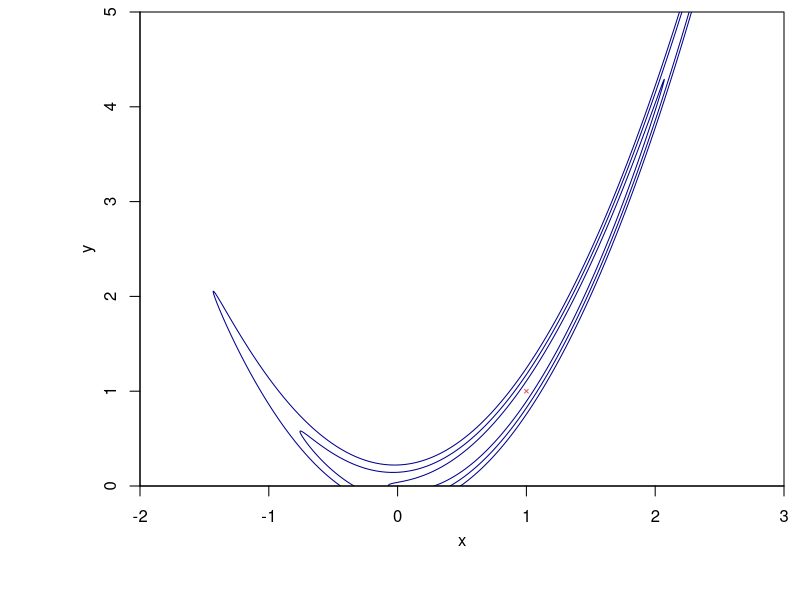
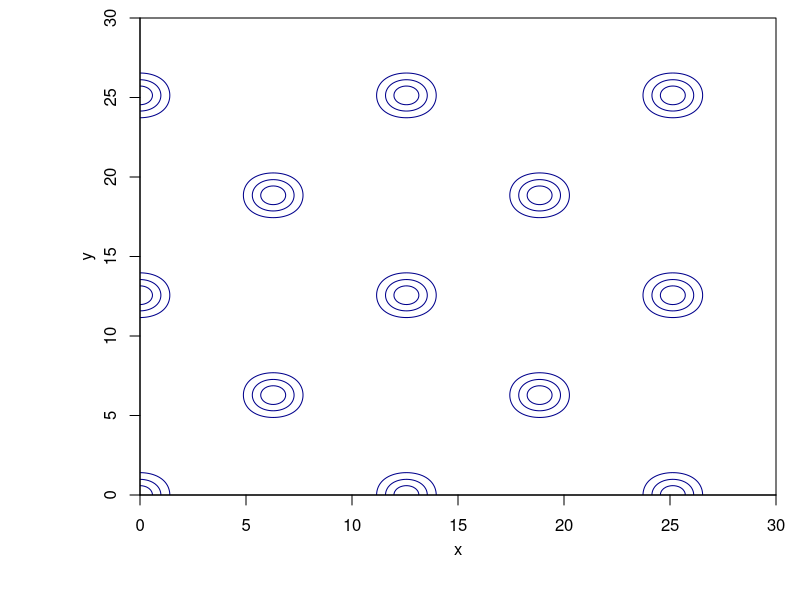
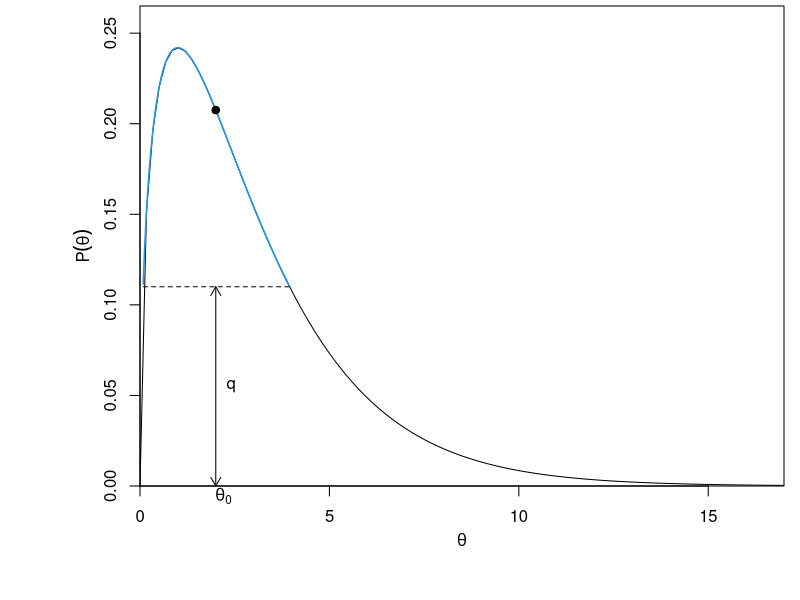
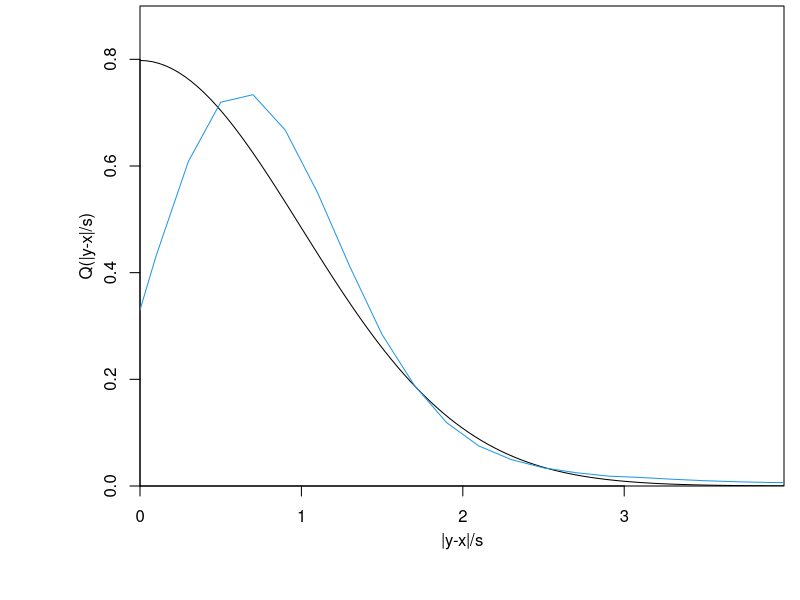
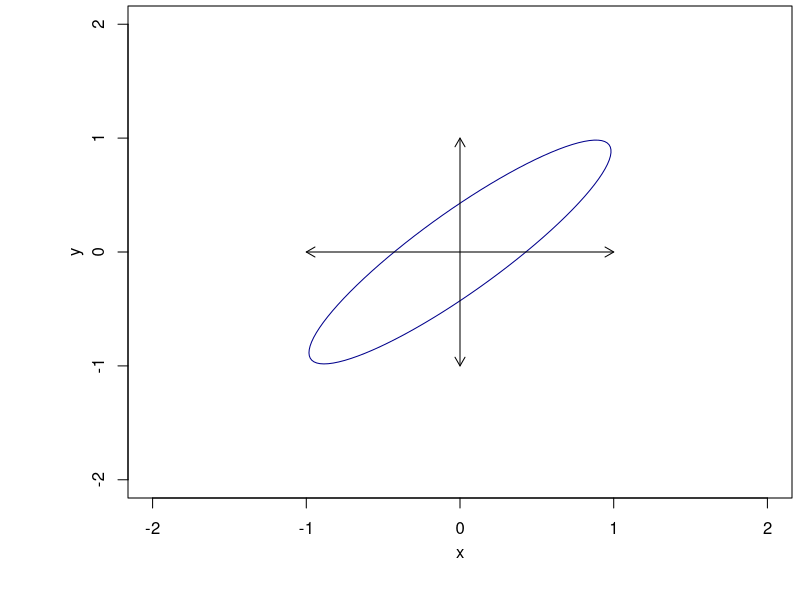
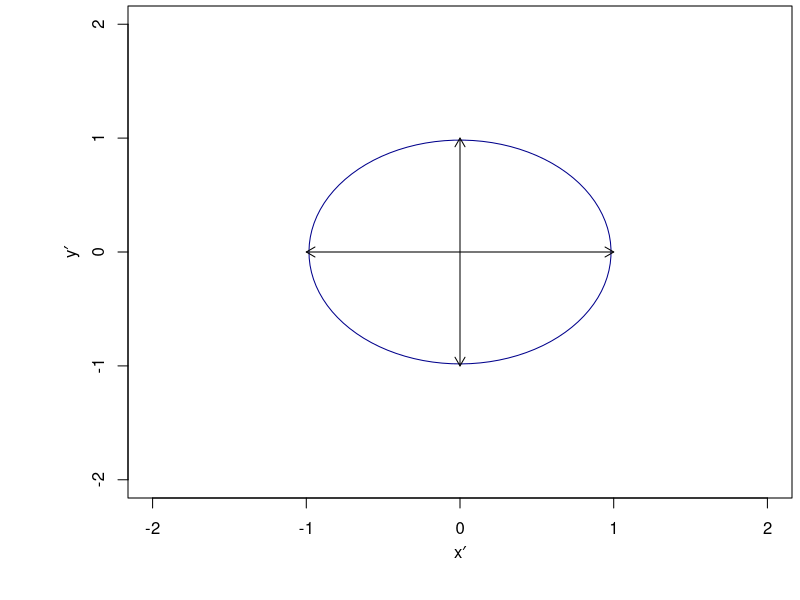
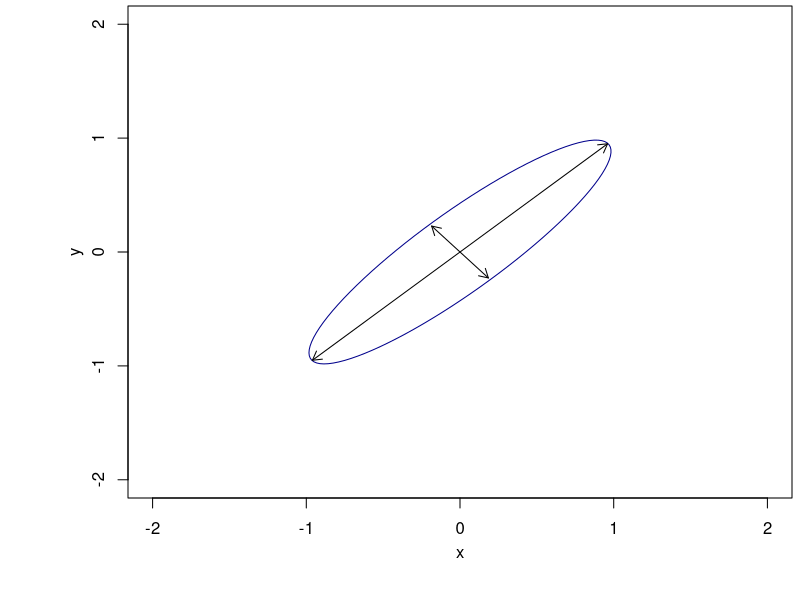
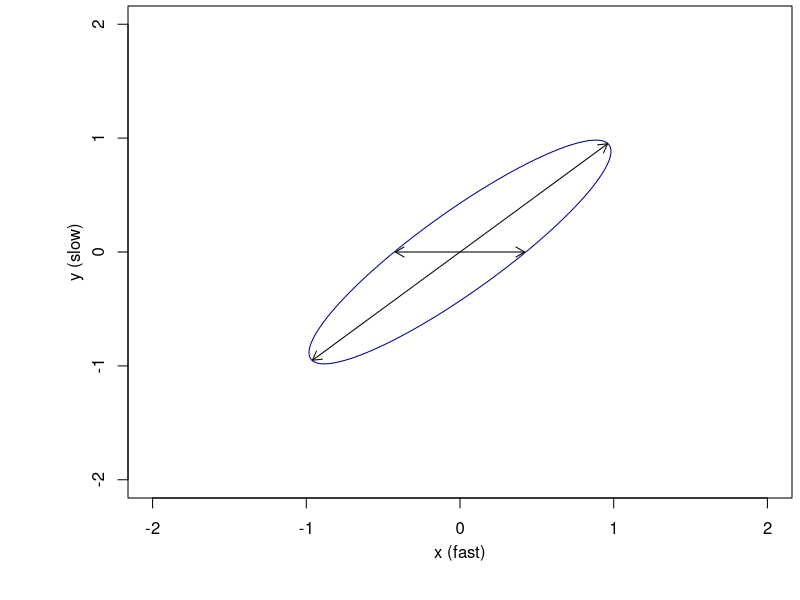

Recreate these plots in R, in order. (Note: this script raises an error after producing the figures.)
require(ellipse)
open.png = function(name, width=3.05, height=2.8, units='in', resolution=300, points=9, xmin=0.15,xmax=0.99,ymin=0.17,ymax=0.99,plt=c(xmin,xmax,ymin,ymax), mgp=c(2.2,1,0), pch=".", ...) {
 png(name, width=width, height=height, pointsize=points, units=units, res=resolution)
 par(plt=plt, mgp=mgp, pch=pch, ...)
}
blue.shading = c("#89BAF5", "#DEEBFA")

Rosenbrock.lnP = function(x, y, a=1.0, b=100.0) -( (a-x)^2 + b*(y-x^2)^2 )
ros = expand.grid(x=seq(-2, 3, 0.0025), y=seq(0, 5, 0.0025))
ros$z = Rosenbrock.lnP(ros$x, ros$y)

eggbox.lnP = function(x,y) (2.0 + cos(0.5*x)*cos(0.5*y))^3
egg = expand.grid(x=seq(0, 30, 0.1), y=seq(0, 30, 0.1))
egg$z = eggbox.lnP(egg$x, egg$y)

open.png('mc2_rosenbrock.png', resolution=200, height=2.5, xmin=0.175, ymin=0.19, xmax=0.98, ymax=0.98)
par(xaxs='i', yaxs='i')
contour(unique(ros$x), unique(ros$y), -2*matrix(ros$z, length(unique(ros$y))), lev=qchisq(pchisq((1:3)^2, 1), 2), col='darkblue', drawlabels=F, xlab='x', ylab='y')
points(ros[which.max(ros$z),1:2], col=2, pch=4, cex=0.5)
dev.off()

open.png('mc2_eggbox.png', resolution=200, height=2.8, xmin=0.175, ymin=0.175, xmax=0.97, ymax=0.97)
par(xaxs='i', yaxs='i')
contour(unique(egg$x), unique(egg$y), -2*matrix(egg$z-max(egg$z), length(unique(egg$y))), lev=qchisq(pchisq((1:3)^2, 1), 2), col='darkblue', drawlabels=F, xlab='x', ylab='y')
dev.off()

open.png('mc2_slice.png', resolution=200, height=2.5, xmin=0.175, ymin=0.19, xmax=0.98)
par(xaxs='i', yaxs='i')
plot(1, 1, type='n', axes=F, xlim=c(0, 17), ylim=c(0, 0.265), xlab=expression(theta), ylab=expression(P(theta)))
curve(dchisq(x,3), add=T)
xx = seq(0, 5, len=1000)
yy = dchisq(xx,3)
j = which(yy >= 0.11)
points(xx[j], yy[j], type='l', col=4, lwd=1.5)
segments(xx[j][1], 0.11, x1=xx[rev(j)][1], lty=2)
##polygon(xx, dchisq(xx,3), col=blue.shading[2], border=4)
points(2, dchisq(2,3), pch=19)
axis(1)
axis(2)
box()
mtext(expression(theta[0]), 1, at=2.2, line=0.1)
arrows(2, 0, y1=0.11, code=3, length=0.1)
text(2.4, 0.055, 'q')
dev.off()

yy = c(rexp(300000), sqrt(rchisq(600000, 2)/2))
h = hist(yy, breaks=100, plot=F)
open.png('mc2_steplength.png', resolution=200, height=2.5, xmin=0.175, ymin=0.19, xmax=0.98)
par(xaxs='i', yaxs='i')
plot(1, 1, type='n', xlim=c(0, 3.99), ylim=c(0, 0.9), xlab='|y-x|/s', ylab='Q(|y-x|/s)')
curve(2*dnorm(x), add=T)
points(c(0, h$mids), c(0.33, h$density), type='l', col=4)
dev.off()

open.png('mc2_reparam0.png', resolution=200, xmin=0.16)
plot(ellipse(0.9, lev=pchisq(0.25,1)), type='l', col='darkblue', xlab='x', ylab='y', xlim=c(-2,2), ylim=c(-2,2))
arrows(-1, 0, x1=1, length=0.1, code=3)
arrows(0, -1, y1=1, length=0.1, code=3)
dev.off()

open.png('mc2_reparam1.png', resolution=200, xmin=0.16)
plot(ellipse(0, lev=pchisq(0.25,1)), type='l', col='darkblue', xlab=expression(x*minute), ylab=expression(y*minute), xlim=c(-2,2), ylim=c(-2,2))
arrows(-1, 0, x1=1, length=0.1, code=3)
arrows(0, -1, y1=1, length=0.1, code=3)
dev.off()

open.png('mc2_reparam2.png', resolution=200, xmin=0.16)
plot(ellipse(0.9, lev=pchisq(0.25,1)), type='l', col='darkblue', xlab='x', ylab='y', xlim=c(-2,2), ylim=c(-2,2))
y = 0.96
arrows(-y, -y*0.99, x1=y, y1=y*0.99, length=0.1, code=3)
y = 0.217
arrows(y*0.85, -y*1.05, x1=-y*0.85, y1=y*1.05, length=0.1, code=3)
dev.off()

open.png('mc2_reparam3.png', resolution=200, xmin=0.16)
plot(ellipse(0.9, lev=pchisq(0.25,1)), type='l', col='darkblue', xlab='x (fast)', ylab='y (slow)', xlim=c(-2,2), ylim=c(-2,2))
y = 0.96
arrows(-y, -y*0.99, x1=y, y1=y*0.99, length=0.1, code=3)
y = 0.42
arrows(-y, 0, x1=y, length=0.1, code=3)
dev.off()



post = function(x, y, sx=1, sy=1, r=-0.75) -0.5/(1-r^2)*( (x/sx)^2 + (y/sy)^2 -2*r*(x/sx)*(y/sy) ) 

metro = matrix(NA, 1000, 2)
metro[1,] = c(3,3)
lnp = post(metro[1,1], metro[1,2])
for (i in 2:nrow(metro)) {
    prop = metro[i-1,] + rnorm(ncol(metro), 0, 0.5)
    lnp.prop = post(prop[1], prop[2])
    if (log(runif(1)) <= lnp.prop-lnp) {
        lnp = lnp.prop
        metro[i,] = prop
    } else {
        metro[i,] = metro[i-1,]
    }
}

gibbs = metro
r = -0.75; sx=1; sy=1
for (i in 2:nrow(gibbs)) {
    if (i %% 2 == 0) {
        gibbs[i,] = c(rnorm(1, r*sx/sy*gibbs[i-1,2], sx*sqrt(1-r^2)), gibbs[i-1,2])
    } else {
        gibbs[i,] = c(gibbs[i-1,1], rnorm(1, r*sy/sx*gibbs[i-1,1], sy*sqrt(1-r^2)))
    }
}

open.png('mc2_metro.png', resolution=200, height=2.5, xmin=0.16, ymin=0.19)
j = 1:26
plot(metro[j,1], metro[j,2], col=cmap.blue.red(stretch(j)), pch=20, xlim=c(-4,4), ylim=c(-4,4), xlab=expression(theta[1]), ylab=expression(theta[2]))
segments(metro[j[-length(j)],1], metro[j[-length(j)],2], x1=metro[j[-1],1], y1=metro[j[-1],2], col=cmap.blue.red(stretch(j)))
points(ellipse(-0.75, lev=pchisq(1,1)), type='l', col=1)
points(ellipse(-0.75, lev=pchisq(4,1)), type='l', col=1)
dev.off()

open.png('mc2_gibbs.png', resolution=200, height=2.5, xmin=0.16, ymin=0.19)
j = seq(1,51,2)
plot(gibbs[j,1], gibbs[j,2], col=cmap.blue.red(stretch(j)), pch=20, xlim=c(-4,4), ylim=c(-4,4), xlab=expression(theta[1]), ylab=expression(theta[2]))
j = 1:51
segments(gibbs[j[-length(j)],1], gibbs[j[-length(j)],2], x1=gibbs[j[-1],1], y1=gibbs[j[-1],2], col=cmap.blue.red(stretch(j)))
points(ellipse(-0.75, lev=pchisq(1,1)), type='l', col=1)
points(ellipse(-0.75, lev=pchisq(4,1)), type='l', col=1)
dev.off()
